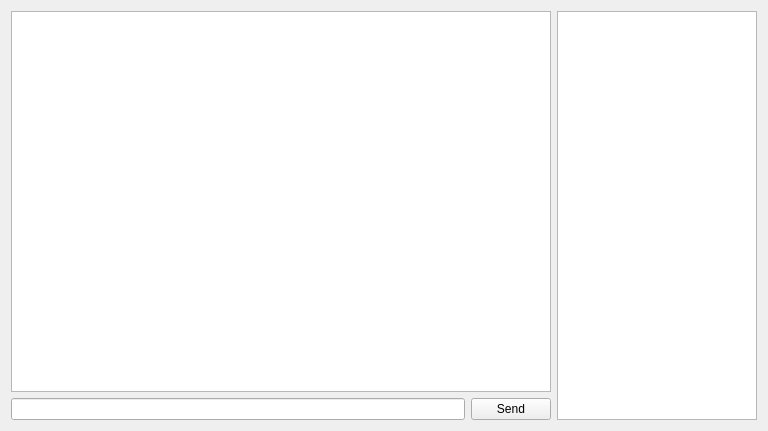
<?xml version="1.0" encoding="UTF-8"?>
<ui version="4.0">
 <class>ChatAppClass</class>
 <widget class="QMainWindow" name="ChatAppClass">
  <property name="geometry">
   <rect>
    <x>0</x>
    <y>0</y>
    <width>768</width>
    <height>431</height>
   </rect>
  </property>
  <property name="windowTitle">
   <string>ChatApp</string>
  </property>
  <widget class="QWidget" name="centralWidget">
   <layout class="QGridLayout" name="gridLayout">
    <item row="0" column="0">
     <layout class="QVBoxLayout" name="verticalLayout">
      <item>
       <widget class="QListWidget" name="messagesLstWdgt"/>
      </item>
      <item>
       <layout class="QHBoxLayout" name="horizontalLayout">
        <item>
         <widget class="QLineEdit" name="messageLnEdt"/>
        </item>
        <item>
         <widget class="QPushButton" name="sendBtn">
          <property name="text">
           <string>Send</string>
          </property>
         </widget>
        </item>
       </layout>
      </item>
     </layout>
    </item>
    <item row="0" column="5">
     <widget class="QListWidget" name="onlineLstWdgt">
      <property name="sizePolicy">
       <sizepolicy hsizetype="Minimum" vsizetype="Expanding">
        <horstretch>0</horstretch>
        <verstretch>0</verstretch>
       </sizepolicy>
      </property>
      <property name="maximumSize">
       <size>
        <width>200</width>
        <height>16777215</height>
       </size>
      </property>
     </widget>
    </item>
   </layout>
  </widget>
 </widget>
 <layoutdefault spacing="6" margin="11"/>
 <resources>
  <include location="ChatApp.qrc"/>
 </resources>
 <connections/>
</ui>
